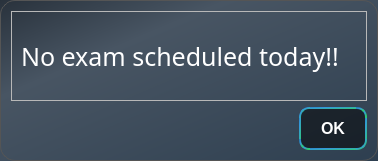
<?xml version="1.0" encoding="UTF-8"?>
<ui version="4.0">
 <class>EXAM</class>
 <widget class="QDialog" name="EXAM">
  <property name="geometry">
   <rect>
    <x>0</x>
    <y>0</y>
    <width>378</width>
    <height>161</height>
   </rect>
  </property>
  <property name="windowTitle">
   <string>EXAM</string>
  </property>
  <property name="windowIcon">
   <iconset resource="icon.qrc">
    <normaloff>:/icons/mainicon.png</normaloff>:/icons/mainicon.png</iconset>
  </property>
  <property name="styleSheet">
   <string notr="true">#EXAM {
    border-radius: 15px;
    background-color: qlineargradient(x1: 0, y1: 0, x2: 1, y2: 1, stop: 0 #29323c, stop: 0.3 #485563, stop: 1 #2e3f50);
    color: #FFFFFF;
    border: 1px solid #555555;
    padding: 20px;
}
QPushButton {
border: 2px solid transparent; 
border-radius: 10px;
background-color: rgba(0, 0, 0, 0.5);
padding: 10px 20px;
font-size: 16px;
font-weight: bold;
color: white;
border-color: qlineargradient(x1: 0, y1: 0, x2: 1, y2: 1, stop: 0 #2980b9, stop: 0.3 #3498db, stop: 1 #2ecc71);
}
QPushButton:hover {
background-color:qlineargradient(x1: 0, y1: 0, x2: 1, y2: 1, stop: 0 #2980b9, stop: 0.3 #3498db, stop: 1 #2ecc71);
color: black;
border: 2px solid transparent; 
border-color: black; 
}

QLabel {color: white;}</string>
  </property>
  <layout class="QVBoxLayout" name="verticalLayout">
   <item>
    <widget class="QFrame" name="frame">
     <property name="frameShape">
      <enum>QFrame::StyledPanel</enum>
     </property>
     <property name="frameShadow">
      <enum>QFrame::Raised</enum>
     </property>
     <layout class="QHBoxLayout" name="horizontalLayout">
      <item>
       <widget class="QLabel" name="label">
        <property name="font">
         <font>
          <family>Dungeon</family>
          <pointsize>19</pointsize>
         </font>
        </property>
        <property name="text">
         <string>No exam scheduled today!!</string>
        </property>
       </widget>
      </item>
     </layout>
    </widget>
   </item>
   <item>
    <widget class="QDialogButtonBox" name="buttonBox">
     <property name="orientation">
      <enum>Qt::Horizontal</enum>
     </property>
     <property name="standardButtons">
      <set>QDialogButtonBox::Ok</set>
     </property>
    </widget>
   </item>
  </layout>
 </widget>
 <resources>
  <include location="icon.qrc"/>
 </resources>
 <connections>
  <connection>
   <sender>buttonBox</sender>
   <signal>accepted()</signal>
   <receiver>EXAM</receiver>
   <slot>accept()</slot>
   <hints>
    <hint type="sourcelabel">
     <x>248</x>
     <y>254</y>
    </hint>
    <hint type="destinationlabel">
     <x>157</x>
     <y>274</y>
    </hint>
   </hints>
  </connection>
  <connection>
   <sender>buttonBox</sender>
   <signal>rejected()</signal>
   <receiver>EXAM</receiver>
   <slot>reject()</slot>
   <hints>
    <hint type="sourcelabel">
     <x>316</x>
     <y>260</y>
    </hint>
    <hint type="destinationlabel">
     <x>286</x>
     <y>274</y>
    </hint>
   </hints>
  </connection>
 </connections>
</ui>
